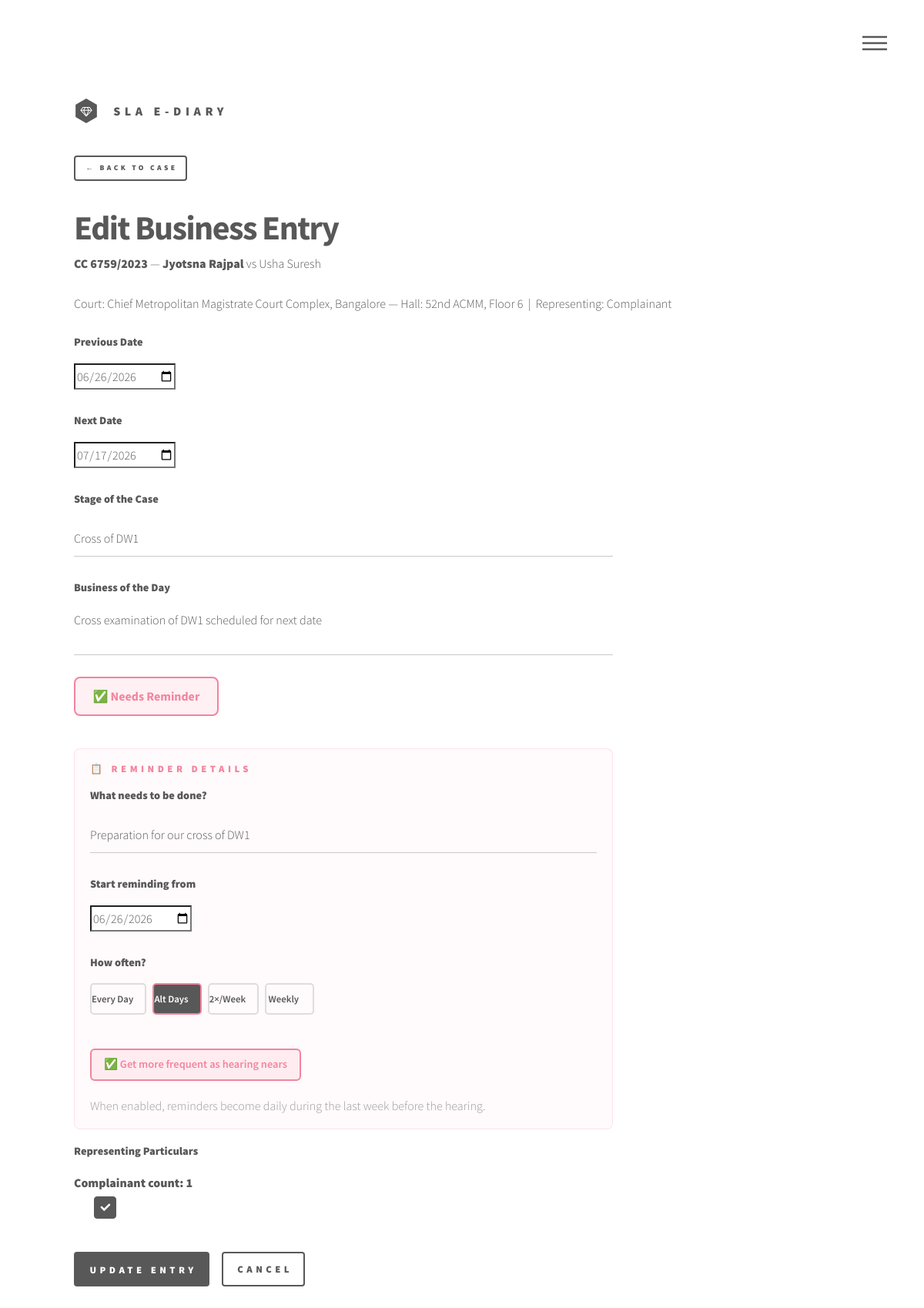
The app's page /edit_business/54/ (signed in) with its own data.
### main/models.py (models this page shows, shortened)
class Case(models.Model):
    jurisdiction = models.CharField(max_length=20, choices=Jurisdiction.choices, default=None)
    court_level = models.CharField(max_length=20, choices=CourtLevel.choices)
    court = models.CharField(max_length=100)
    court_hall = models.CharField(max_length=100)
    floor = models.IntegerField()
    case_type = models.CharField(max_length=100)
    case_number = models.CharField(max_length=100)
    case_year = models.IntegerField()
    party_1 = models.CharField(max_length=100)
    party_1_type = models.CharField(max_length=20, choices=Party1Type.choices)
    party_2 = models.CharField(max_length=100)
    party_2_type = models.CharField(max_length=20, choices=Party2Type.choices)
    representing = models.CharField(max_length=100)
    representing_parties = models.CharField(max_length=100, default='1')
    party_1_total = models.IntegerField(default=1)
    party_2_total = models.IntegerField(default=1)
    disposed = models.BooleanField(default=False)
    @property
    def represents_party_1(self):
        return self.representing == self.party_1_type
    @property
    def represents_party_2(self):
        return self.representing == self.party_2_type

class DiaryEntry(models.Model):
    case = models.ForeignKey(Case, on_delete=models.CASCADE, related_name='diary_entries')
    previous_date = models.DateField()
    court = models.CharField(max_length=100)
    court_hall = models.CharField(max_length=100)
    floor = models.IntegerField()
    case_number_display = models.CharField(max_length=200)
    representing = models.CharField(max_length=100)
    representing_parties = models.CharField(max_length=100, default='1')
    party_1_total = models.IntegerField(default=1)
    party_2_total = models.IntegerField(default=1)
    stage = models.CharField(max_length=100)
    business = models.TextField()
    next_date = models.DateField()
    advocate = models.ForeignKey(User, on_delete=models.SET_NULL, null=True, blank=True)
    created_at = models.DateTimeField(auto_now_add=True)
    updated_at = models.DateTimeField(auto_now=True)
    class Meta:
        ordering = ['-previous_date']

class Reminder(models.Model):
    diary_entry = models.ForeignKey(DiaryEntry, on_delete=models.CASCADE, related_name='reminders')
    task = models.CharField(max_length=300)
    start_on = models.DateField()
    frequency = models.CharField(max_length=20, choices=ReminderFrequency.choices, default=ReminderFrequency.DAILY)
    ramp_up = models.BooleanField(default=False,
                                   help_text='Increase frequency as next hearing date approaches')
    completed = models.BooleanField(default=False)
    last_sent_at = models.DateTimeField(null=True, blank=True)
    created_at = models.DateTimeField(auto_now_add=True)
    updated_at = models.DateTimeField(auto_now=True)
    class Meta:
        ordering = ['-created_at']

### main/views.py (the view, shortened to what this page needs)
# urls.py: path('edit_business/<int:entry_id>/', edit_business, name='edit_business'),
@login_required
def edit_business(request, entry_id):
    entry = get_object_or_404(DiaryEntry, id=entry_id)
    reminder = entry.reminders.first()
    return render(request, 'main/edit_business.html', {
        'entry': entry,
        'case': entry.case,
        'court_display': COURT_LABELS.get(entry.case.court, entry.case.court),
        'reminder': reminder,
        'today': datetime.date.today(),
    })

### templates/main/edit_business.html (shortened to what this page needs)
{% extends 'base.html' %}
{% load static %}
{% block content %}
<div id="main">
    <div class="inner">
        <a href="{% url 'diary_entry_case' case.id %}" class="button small" style="margin-bottom: 1.5rem;">&larr; Back to Case</a>
        <h1 style="margin-bottom: 0.25rem;">Edit Business Entry</h1>
        <p style="color: #585858; margin-bottom: 1.5rem;">
            <strong>{{ case.case_type }} {{ case.case_number }}/{{ case.case_year }}</strong>
            &mdash; {% if case.represents_party_1 %}<strong>{{ case.party_1 }}</strong>{% else %}{{ case.party_1 }}{% endif %} vs {% if case.represents_party_2 %}<strong>{{ case.party_2 }}</strong>{% else %}{{ case.party_2 }}{% endif %}
        </p>
        <p style="color: #585858; margin-bottom: 1.5rem;">
            Court: {{ entry.court }} &mdash; Hall: {{ entry.court_hall }}, Floor {{ entry.floor }}
            &nbsp;|&nbsp; Representing: {{ entry.representing }}
        </p>
        <form method="post" action="{% url 'edit_business' entry.id %}" style="max-width: 700px;">
            <div class="field">
                <label for="previous_date">Previous Date</label>
                <input type="date" name="previous_date" id="previous_date" value="{{ entry.previous_date|date:'Y-m-d' }}" required>
            </div>
            <br>
            <div class="field">
                <label for="next_date">Next Date</label>
                <input type="date" name="next_date" id="next_date" value="{{ entry.next_date|date:'Y-m-d' }}" required>
            </div>
            <br>
            <div class="field">
                <label for="stage">Stage of the Case</label>
                <input type="text" name="stage" id="stage" value="{{ entry.stage }}" required>
            </div>
            <br>
            <div class="field">
                <label for="business">Business of the Day</label>
                <textarea name="business" id="business" rows="5" required>{{ entry.business }}</textarea>
            </div>
            <br>
            <div class="field">
                <label for="needs-reminder-toggle" class="reminder-toggle-label">
                    <span class="reminder-toggle-pill{% if reminder %} active{% endif %}" id="reminder-toggle-pill">{% if reminder %}✅{% else %}➕{% endif %} Needs Reminder</span>
                </label>
            </div>
            <br>
            <div id="reminder-section" style="{% if not reminder %}display:none;{% endif %}background: rgba(242,132,158,0.04); border: 1px solid rgba(242,132,158,0.2); border-radius: 8px; padding: 1rem 1.25rem; margin-bottom: 1rem;">
                <h4 style="margin:0 0 0.75rem 0; color:#f2849e;">📋 Reminder Details</h4>
                <div class="field">
                    <label for="reminder_task">What needs to be done?</label>
                    <input type="text" name="reminder_task" id="reminder_task" placeholder="e.g. File counter affidavit, Prepare arguments, Call client for documents..." value="{{ reminder.task|default:'' }}">
                </div>
                <br>
                <div class="field half">
                    <label for="reminder_start_on">Start reminding from</label>
                    <input type="date" name="reminder_start_on" id="reminder_start_on" value="{% if reminder %}{{ reminder.start_on|date:'Y-m-d' }}{% else %}{{ today|date:'Y-m-d' }}{% endif %}">
                </div>
                <br>
                <div class="field">
                    <label>How often?</label>
                    <div style="display: flex; gap: 0.5rem; flex-wrap: wrap; margin-top: 0.4rem;">
                        {% with freq=reminder.frequency|default:'daily' %}
                        <label class="freq-pill{% if freq == 'daily' %} active{% endif %}" id="freq-daily" onclick="selectFreq('daily')">
                            <span>Every Day</span>
                        </label>
                        <label class="freq-pill{% if freq == 'alternate' %} active{% endif %}" id="freq-alternate" onclick="selectFreq('alternate')">
                            <span>Alt Days</span>
                        </label>
                        <label class="freq-pill{% if freq == 'twice_week' %} active{% endif %}" id="freq-twice_week" onclick="selectFreq('twice_week')">
                            <span>2×/Week</span>
                        </label>
                        <label class="freq-pill{% if freq == 'weekly' %} active{% endif %}" id="freq-weekly" onclick="selectFreq('weekly')">
                            <span>Weekly</span>
                        </label>
                        {% endwith %}
                    </div>
                </div>
                <br>
                <div class="field">
                    <label for="reminder-ramp-toggle" class="ramp-toggle-label">
                        <span class="ramp-toggle-pill{% if reminder.ramp_up %} active{% endif %}" id="ramp-toggle-pill">{% if reminder.ramp_up %}✅{% else %}➕{% endif %} Get more frequent as hearing nears</span>
                    </label>
                    <small style="display:block; color:#999; margin-top:0.2rem;">When enabled, reminders become daily during the last week before the hearing.</small>
                </div>
            </div>
            <div class="field">
                <label>Representing Particulars</label>
                <div id="rep-checkboxes" style="display: flex; gap: 1rem; flex-wrap: wrap; margin-top: 0.5rem;">
                    <div id="rep-p1-section">
                        <strong id="rep-p1-label">{{ entry.case.party_1_type }} count: {{ entry.party_1_total }}</strong><br>
                        <div id="rep-p1-list" style="display: flex; flex-wrap: wrap; gap: 0.25rem; margin-top: 0.25rem;"></div>
                    </div>
                </div>
            </div>
            <br>
            <ul class="actions">
                <li><input type="submit" value="Update Entry" class="primary"></li>
                <li><a href="{% url 'diary_entry_case' case.id %}" class="button">Cancel</a></li>
            </ul>
        </form>
    </div>
</div>
{% endblock %}

### static/assets/css/main.css (style rules this page uses)
html, body, div, span, applet, object, iframe, h1, h2, h3, h4, h5, h6, p, blockquote, pre, a, abbr, acronym, address, big, cite, code, del, dfn, em, img, ins, kbd, q, s, samp, small, strike, strong, sub, sup, tt, var, b, u, i, center, dl, dt, dd, ol, ul, li, fieldset, form, label, legend, table, caption, tbody, tfoot, thead, tr, th, td, article, aside, canvas, details, embed, figure, figcaption, footer, header, hgroup, menu, nav, output, ruby, section, summary, time, mark, audio, video { margin: 0; padding: 0; border: 0; font-size: 100%; font: inherit; vertical-align: baseline; }
body { line-height: 1; }
ol, ul { list-style: none; }
body { -webkit-text-size-adjust: none; }
input, select, textarea { -moz-appearance: none; -webkit-appearance: none; -ms-appearance: none; appearance: none; }
body { -ms-overflow-style: scrollbar; }
html { box-sizing: border-box; }
*, *:before, *:after { box-sizing: inherit; }
body { background: #ffffff; }
body, input, select, textarea { color: #585858; font-family: "Source Sans Pro", Helvetica, sans-serif; font-size: 16pt; font-weight: 300; line-height: 1.75; }
@media screen and (max-width: 1680px) { body, input, select, textarea { font-size: 14pt; } }
@media screen and (max-width: 1280px) { body, input, select, textarea { font-size: 12pt; } }
a { -moz-transition: border-bottom-color 0.2s ease, color 0.2s ease; -webkit-transition: border-bottom-color 0.2s ease, color 0.2s ease; -ms-transition: border-bottom-color 0.2s ease, color 0.2s ease; transition: border-bottom-color 0.2s ease, color 0.2s ease; text-decoration: none; color: #585858; border-bottom: dotted 1px rgba(88, 88, 88, 0.5); }
strong, b { font-weight: 900; }
p { margin: 0 0 2em 0; }
h1 { font-size: 2.75em; font-weight: 700; line-height: 1.3; margin: 0 0 1em 0; letter-spacing: -0.035em; }
h2, h3, h4, h5, h6 { font-weight: 900; line-height: 1.5; margin: 0 0 2em 0; text-transform: uppercase; letter-spacing: 0.35em; }
h4 { font-size: 0.8em; }
ul { list-style: disc; margin: 0 0 2em 0; padding-left: 1em; }
ul li { padding-left: 0.5em; }
ul.actions { display: -moz-flex; display: -webkit-flex; display: -ms-flex; display: flex; cursor: default; list-style: none; margin-left: -1em; padding-left: 0; }
ul.actions li { padding: 0 0 0 1em; vertical-align: middle; }
form { margin: 0 0 2em 0; overflow-x: hidden; }
form > :last-child { margin-bottom: 0; }
label { display: block; font-size: 0.9em; font-weight: 900; margin: 0 0 1em 0; }
input[type="text"], input[type="password"], input[type="email"], input[type="tel"], input[type="number"], select, textarea { -moz-appearance: none; -webkit-appearance: none; -ms-appearance: none; appearance: none; background-color: transparent; border: none; border-radius: 0; border-bottom: solid 1px #c9c9c9; color: inherit; display: block; outline: 0; padding: 0; text-decoration: none; width: 100%; }
input[type="text"], input[type="password"], input[type="email"], input[type="number"], select { height: 3em; }
textarea { padding: 0; min-height: 3.75em; }
input[type="submit"], input[type="reset"], input[type="button"], button, .button { -moz-appearance: none; -webkit-appearance: none; -ms-appearance: none; appearance: none; -moz-transition: background-color 0.2s ease-in-out, color 0.2s ease-in-out, box-shadow 0.2s ease-in-out; -webkit-transition: background-color 0.2s ease-in-out, color 0.2s ease-in-out, box-shadow 0.2s ease-in-out; -ms-transition: background-color 0.2s ease-in-out, color 0.2s ease-in-out, box-shadow 0.2s ease-in-out; transition: background-color 0.2s ease-in-out, color 0.2s ease-in-out, box-shadow 0.2s ease-in-out; background-color: transparent; border-radius: 4px; border: 0; box-shadow: inset 0 0 0 2px #585858; color: #585858 !important; cursor: pointer; display: inline-block; font-size: 0.8em; font-weight: 900; height: 3.5em; letter-spacing: 0.35em; line-height: 3.45em; overflow: hidden; padding: 0 1.25em 0 1.6em; text-align: center; text-decoration: none; text-overflow: ellipsis; text-transform: uppercase; white-space: nowrap; }
input[type="submit"].small, input[type="reset"].small, input[type="button"].small, button.small, .button.small { font-size: 0.6em; }
input[type="submit"].primary, input[type="reset"].primary, input[type="button"].primary, button.primary, .button.primary { box-shadow: none; background-color: #585858; color: #ffffff !important; }
#main { padding: 0em 0 6em 0 ; }
#wrapper > * > .inner { width: 100%; max-width: 68em; margin: 0 auto; padding: 0 2.5em; }

### records on screen
Case: case_type "CC", case_number "6759", case_year "2023", party_1 "Jyotsna Rajpal", party_2 "Usha Suresh"
DiaryEntry: court "Chief Metropolitan Magistrate Court Complex, Bangalore", court_hall "52nd ACMM", floor "6", representing "Complainant", previous_date "06/26/2026", next_date "07/17/2026", stage "Cross of DW1", business "Cross examination of DW1 scheduled for next date", case.party_1_type "Complainant", party_1_total "1"
Reminder: reminder_task "Preparation for our cross of DW1", reminder_start_on "06/26/2026"
